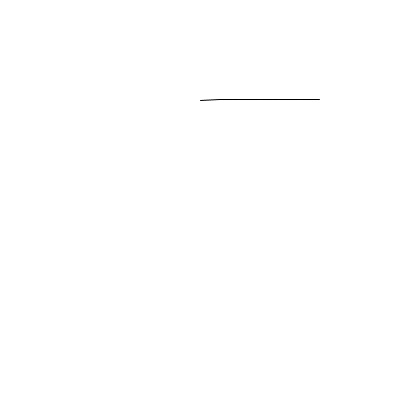
Frame 1 (no input)
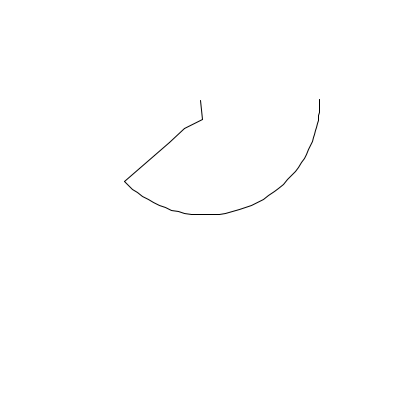
Frame 60 (the mouse pressed at the canvas centre just before this capture)
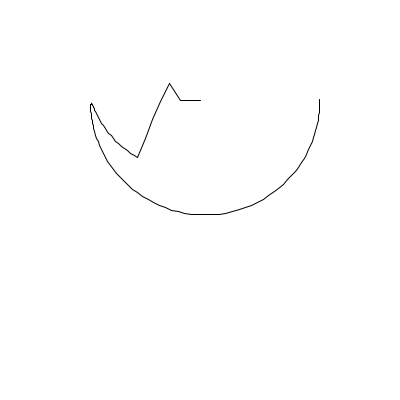
Frame 120 (the mouse held since frame 60 and released just before this capture)

The Processing sketch that drew these frames (run headless with seeded random() and noise(); from frame 60 on, the mouse is pressed at the canvas centre):

// Processing sketch: chaosCopy
// ── chaosCopy.pde
Segment[] pendulum=new Segment[6];
PVector base;
ArrayList<PVector> vertices;
float g=0.001;
float len=20;
void setup(){
  size(400,400);
  background(255);
  noFill();
  vertices=new ArrayList<PVector>();
  base=new PVector(width/2,height/2-100);
  pendulum[0]=new Segment(len,base);
  for (int i=1;i<pendulum.length;i++){
    pendulum[i]=new Segment(len,pendulum[i-1].end);
  }
}
void draw(){
  background(255);
  pendulum[0].setStart(base.x,base.y);
  pendulum[0].update();
  pendulum[0].show();
  for (int i=1;i<pendulum.length;i++){
    pendulum[i].setStart(pendulum[i-1].end.x,pendulum[i-1].end.y);
    pendulum[i].aVel+=pendulum[i-1].aVel;
    pendulum[i].update();
    pendulum[i].aVel-=pendulum[i-1].aVel;
    pendulum[i].show();
  }
  vertices.add(pendulum[pendulum.length-1].end.copy());
  beginShape();
  for (PVector v:vertices){
    vertex(v.x,v.y);
  }
  endShape();
}
// ── segment.pde
class Segment{
  PVector start,end,startVel,endVel,parent,totalForce;
  float len,angle,aVel,aAcc;
  Segment(float len_,PVector parent_){
    len=len_;
    angle=PI/2+0.001;
    aAcc=g*sin(angle);
    aVel=0;
    parent=parent_;
    start=new PVector(parent.x,parent.y);
    end= new PVector();
    calcEnd();
    totalForce=new PVector();
    startVel=new PVector();
    endVel = new PVector();
  }
  void setStart(float x, float y){
    start=new PVector(x,y);
  }
  void calcEnd(){
    float dx=len*sin(angle);
    float dy=len*cos(angle);
    end.set(start.x+dx,start.y+dy);
  }
  void calcAngle(){
    PVector diff=PVector.sub(end,start);
    angle+=aVel;
    aVel+=aAcc;
    aVel*=0.999;
    aAcc=-g*sin(angle);
    //print(end+"\n");
  }
  void applyForce(PVector force){
    endVel.add(force);
    //print(endVel+"\n");
  }
  void calcForce(){
    totalForce.set(-g*sin(angle),g-g*cos(angle));
    //totalForce.y*=-1;
    //print(totalForce+"\n");
  }
  void update(){
    //print(aVel+"\n");
    calcForce();
    applyForce(totalForce);
    
    
    end.add(endVel);
    calcEnd();
    calcAngle();
    
  }
  void show(){
    line(start.x,start.y,end.x,end.y);
  }
}
